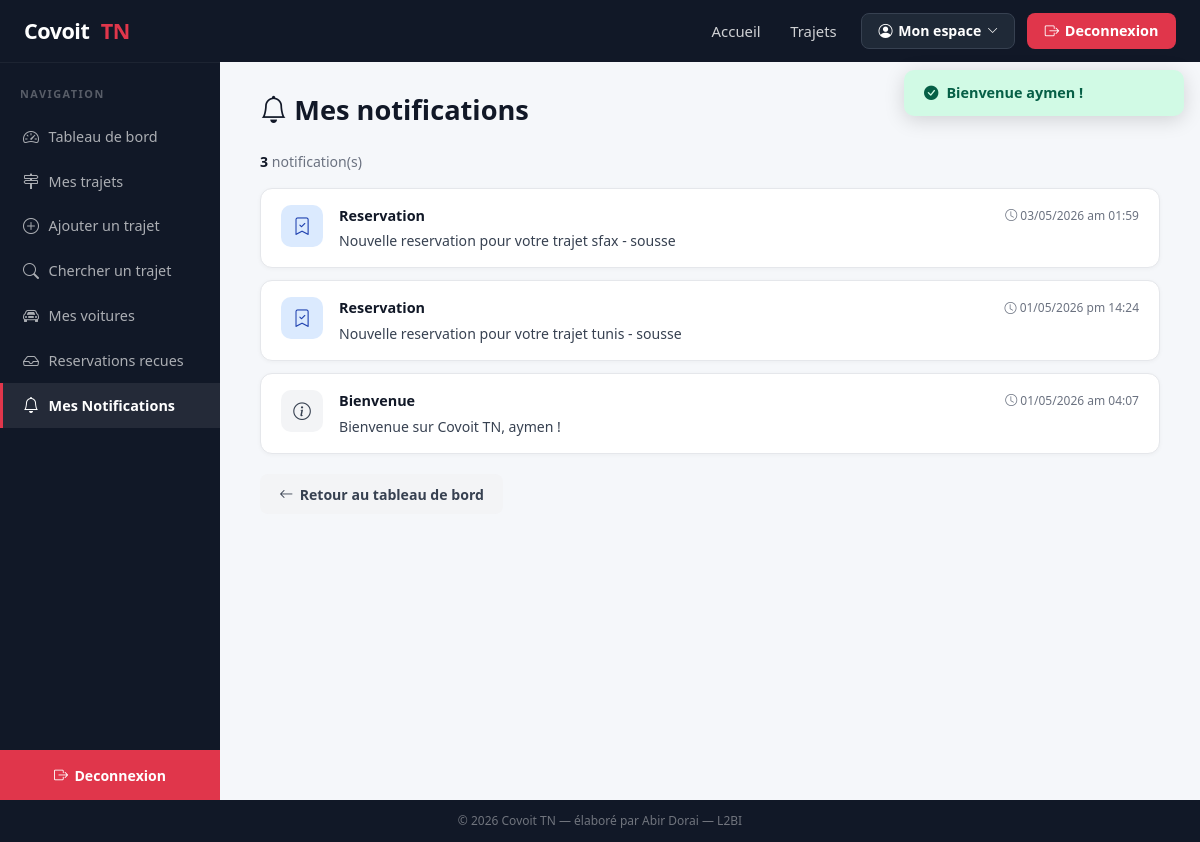
/index.php?controller=profil&action=notifications (signed in), run on the app's committed database.
### tables this page shows
CREATE TABLE `notification` (
  `idNotification` int(11) NOT NULL,
  `idUtilisateur` int(11) NOT NULL,
  `contenu` varchar(200) NOT NULL,
  `typeNotif` varchar(50) DEFAULT NULL,
  `dateEnvoi` datetime DEFAULT current_timestamp()
);

### controllers/ProfilController.php (called while the page is built, shortened)
<?php
require_once __DIR__ . '/../config/database.php';
require_once __DIR__ . '/../models/Notification.php';
class ProfilController extends Controller
{
    public function notifications()
    {
        $notif  = new Notification();
        $idUser = $_SESSION['user']['idUtilisateur'];
        $notifications = $notif->findByUtilisateur($idUser);
        $this->render('profil/notifications', [
            'notifications' => $notifications,
        ]);
    }
}

### core/Router.php (called while the page is built, shortened)
<?php
class Router
{
    public function dispatch()
    {
        $actionName     = isset($_GET['action'])     ? $_GET['action']     : 'index';
        $actionName     = preg_replace('/[^a-zA-Z0-9_]/', '', $actionName);
        $controller = new $className();
        $controller->$actionName();
    }
}

### index.php (called while the page is built, shortened)
<?php
require_once __DIR__ . '/core/Router.php';
$router = new Router();
$router->dispatch();

### config/database.php (called while the page is built, shortened)
<?php
class Database
{
    private static $host    = 'localhost';
    private static $dbname  = 'covoi_tn';
    private static $user    = 'root';
    private static $pass    = '';
    private static $charset = 'utf8mb4';
    private static $instance = null;
    public static function getInstance()
    {
        if (self::$instance === null) {
            $dsn = 'mysql:host=' . self::$host
                 . ';dbname=' . self::$dbname
                 . ';charset=' . self::$charset;
            $options = [
                PDO::ATTR_ERRMODE            => PDO::ERRMODE_EXCEPTION,
                PDO::ATTR_DEFAULT_FETCH_MODE => PDO::FETCH_ASSOC,
                PDO::ATTR_EMULATE_PREPARES   => false,
            ];
            try {
                self::$instance = new PDO($dsn, self::$user, self::$pass, $options);
            } catch (PDOException $e) {
                die('Erreur de connexion a la base de donnees : ' . $e->getMessage());
            }
        }
        return self::$instance;
    }
}

### core/Model.php (called while the page is built, shortened)
<?php
require_once __DIR__ . '/../config/database.php';
abstract class Model
{
    public function __construct()
    {
        $this->db = Database::getInstance();
    }
}

### models/Notification.php (called while the page is built, shortened)
<?php
require_once __DIR__ . '/../core/Model.php';
class Notification extends Model
{
    public function findByUtilisateur($idUtilisateur)
    {
        $sql  = "SELECT * FROM notification
                 WHERE idUtilisateur = :id
                 ORDER BY dateEnvoi DESC";
        $stmt = $this->db->prepare($sql);
        $stmt->execute([':id' => $idUtilisateur]);
        return $stmt->fetchAll();
    }
}

### views/profil/notifications.php (the view)
<h2 class="page-title"><i class="bi bi-bell"></i> Mes notifications</h2>
<?php if (empty($notifications)): ?>
    <div class="empty-state">
        <i class="bi bi-bell-slash"></i>
        <p>Vous n'avez aucune notification pour l'instant.</p>
        <a href="<?= BASE_URL ?>?controller=profil&action=dashboard" class="btn-g">
            <i class="bi bi-arrow-left"></i> Retour au tableau de bord
        </a>
    </div>
<?php else: ?>
    <p style="font-size:.88rem;color:var(--grey-text);margin-bottom:1rem">
        <strong style="color:#111827"><?= count($notifications) ?></strong> notification(s)
    </p>
    <div style="display:flex;flex-direction:column;gap:.75rem">
        <?php foreach ($notifications as $n):
            $icons = [
                'Reservation' => ['icon' => 'bi-bookmark-check',  'color' => '#1e40af', 'bg' => '#dbeafe'],
                'Annulation'  => ['icon' => 'bi-x-circle',         'color' => '#991b1b', 'bg' => '#fee2e2'],
                'Confirmation'=> ['icon' => 'bi-check-circle',      'color' => '#065f46', 'bg' => '#d1fae5'],
                'Avis'        => ['icon' => 'bi-star',              'color' => '#92400e', 'bg' => '#fef3c7'],
            ];
            $ic = $icons[$n['typeNotif']] ?? ['icon' => 'bi-info-circle', 'color' => '#374151', 'bg' => '#f3f4f6'];
        ?>
            <div style="background:white;border-radius:12px;padding:1rem 1.25rem;
                        border:1.5px solid var(--border);display:flex;align-items:flex-start;gap:1rem;
                        box-shadow:0 1px 4px rgba(0,0,0,.04)">
                <div style="width:42px;height:42px;border-radius:10px;background:<?= $ic['bg'] ?>;
                            display:flex;align-items:center;justify-content:center;flex-shrink:0">
                    <i class="bi <?= $ic['icon'] ?>" style="color:<?= $ic['color'] ?>;font-size:1.1rem"></i>
                </div>
                <div style="flex:1;min-width:0">
                    <div style="display:flex;justify-content:space-between;align-items:center;margin-bottom:.25rem;gap:.5rem">
                        <span style="font-weight:700;font-size:.9rem;color:#111827">
                            <?= htmlspecialchars($n['typeNotif']) ?>
                        </span>
                        <span style="font-size:.75rem;color:var(--grey-text);white-space:nowrap">
                            <i class="bi bi-clock"></i>
                            <?= date('d/m/Y a H:i', strtotime($n['dateEnvoi'])) ?>
                        </span>
                    </div>
                    <p style="margin:0;font-size:.88rem;color:#374151;line-height:1.5">
                        <?= htmlspecialchars($n['contenu']) ?>
                    </p>
                </div>
            </div>
        <?php endforeach; ?>
    </div>
    <div style="margin-top:1.25rem">
        <a href="<?= BASE_URL ?>?controller=profil&action=dashboard" class="btn-g">
            <i class="bi bi-arrow-left"></i> Retour au tableau de bord
        </a>
    </div>
<?php endif; ?>

### public/css/style.css (style rules this page uses)
:root { --red: #e0364b; --red-dark: #c02a3a; --navy: #0f1523; --navy2: #1b2547; --dark: #111827; --sidebar-w: 220px; --white: #ffffff; --grey-bg: #f5f7fa; --grey-text: #6b7280; --border: #e5e7eb; --radius: 12px; }
*, *::before, *::after { box-sizing: border-box; }
body { font-family: 'Segoe UI', system-ui, -apple-system, sans-serif; background: var(--grey-bg); color: #1f2937; margin: 0; padding: 0; }
a { color: inherit; }
.page-title { font-size: 1.7rem; font-weight: 800; color: #111827; margin-bottom: 1.5rem; }
.btn-g { background: #f3f4f6; color: #374151; border: none; padding: .6rem 1.2rem; border-radius: 8px; font-weight: 600; font-size: .88rem; cursor: pointer; text-decoration: none; display: inline-flex; align-items: center; gap: .4rem; transition: background .15s; }

### data on the page
notification: typeNotif "Reservation", dateEnvoi "03/05/2026 am 01:59", contenu "Nouvelle reservation pour votre trajet sfax - sousse"
notification: typeNotif "Reservation", dateEnvoi "01/05/2026 pm 14:24", contenu "Nouvelle reservation pour votre trajet tunis - sousse"
notification: typeNotif "Bienvenue", dateEnvoi "01/05/2026 am 04:07", contenu "Bienvenue sur Covoit TN, aymen !"

### other printed values
$_SESSION['flash_success'] "Bienvenue aymen !"
count($notifications) "3"
